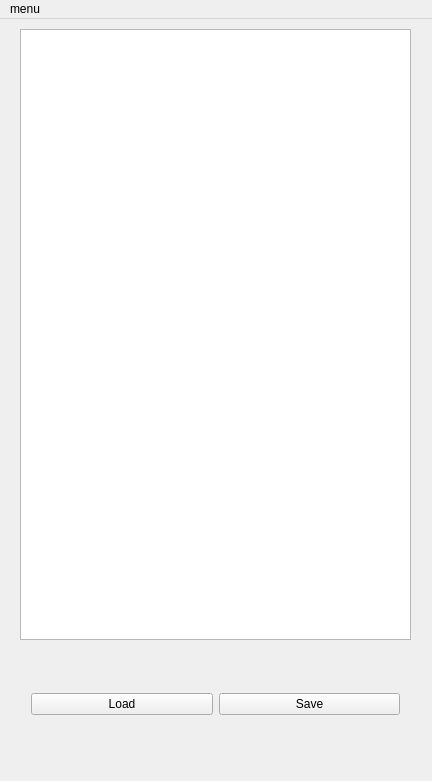
<?xml version="1.0" encoding="UTF-8"?>
<ui version="4.0">
 <class>MainWindow</class>
 <widget class="QMainWindow" name="MainWindow">
  <property name="geometry">
   <rect>
    <x>0</x>
    <y>0</y>
    <width>432</width>
    <height>781</height>
   </rect>
  </property>
  <property name="windowTitle">
   <string>MainWindow</string>
  </property>
  <widget class="QWidget" name="centralWidget">
   <widget class="QWidget" name="horizontalLayoutWidget">
    <property name="geometry">
     <rect>
      <x>20</x>
      <y>630</y>
      <width>391</width>
      <height>111</height>
     </rect>
    </property>
    <layout class="QHBoxLayout" name="horizontalLayout">
     <item>
      <widget class="QPushButton" name="pushButton_2">
       <property name="text">
        <string>Load</string>
       </property>
      </widget>
     </item>
     <item>
      <widget class="QPushButton" name="pushButton">
       <property name="text">
        <string>Save</string>
       </property>
      </widget>
     </item>
    </layout>
   </widget>
   <widget class="QListWidget" name="listWidget">
    <property name="geometry">
     <rect>
      <x>20</x>
      <y>10</y>
      <width>391</width>
      <height>611</height>
     </rect>
    </property>
   </widget>
  </widget>
  <widget class="QMenuBar" name="menuBar">
   <property name="geometry">
    <rect>
     <x>0</x>
     <y>0</y>
     <width>432</width>
     <height>22</height>
    </rect>
   </property>
   <widget class="QMenu" name="menuMenu">
    <property name="title">
     <string>menu</string>
    </property>
   </widget>
   <addaction name="menuMenu"/>
  </widget>
 </widget>
 <layoutdefault spacing="6" margin="11"/>
 <resources/>
 <connections/>
</ui>
